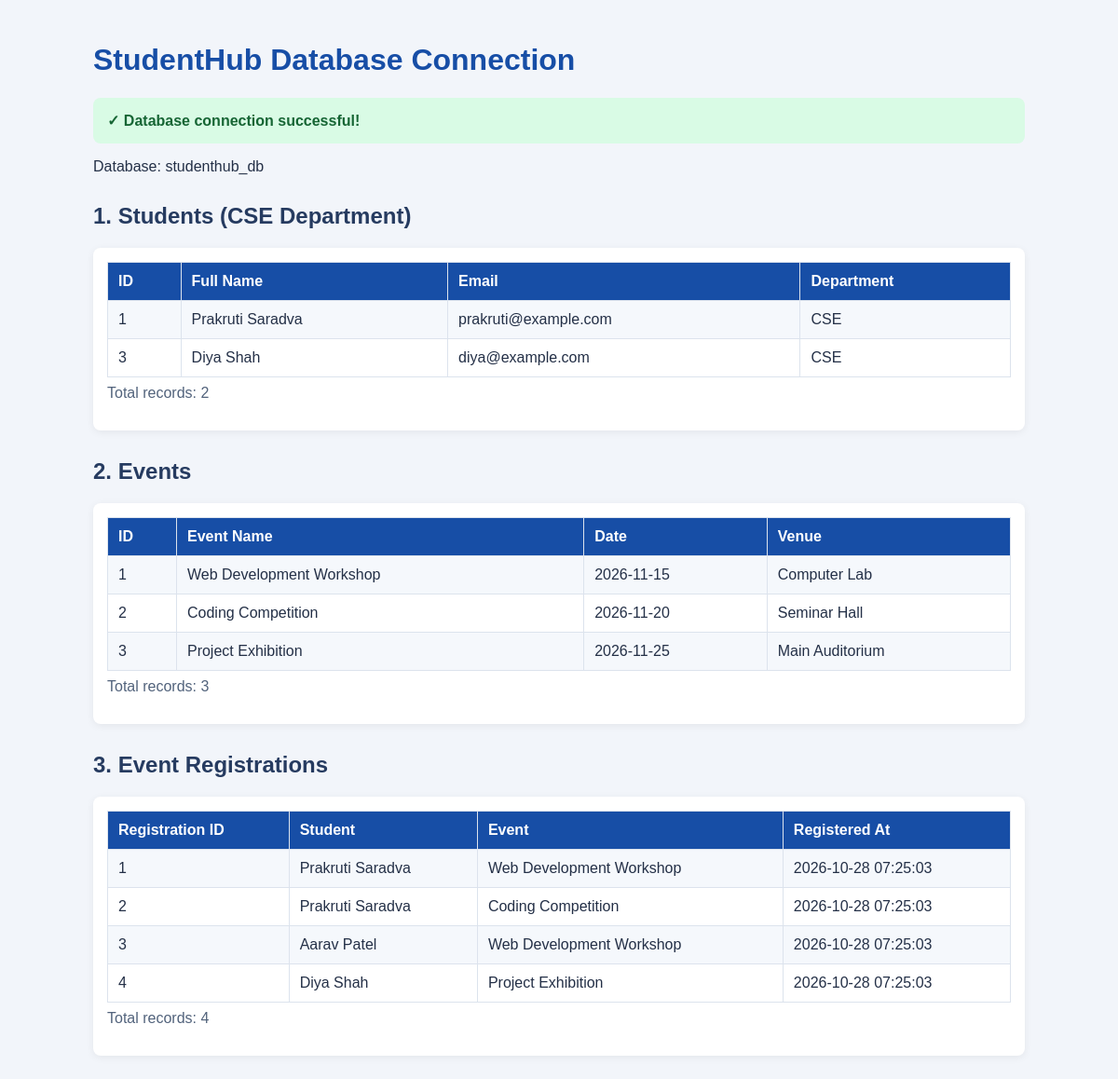
Screenshot of /practical-8/test_connection.php with the database file from the repository.
### tables this page shows
CREATE TABLE IF NOT EXISTS students (
    student_id INT AUTO_INCREMENT PRIMARY KEY,
    full_name VARCHAR(100) NOT NULL,
    email VARCHAR(150) NOT NULL UNIQUE,
    department VARCHAR(100) NOT NULL
);

CREATE TABLE IF NOT EXISTS events (
    event_id INT AUTO_INCREMENT PRIMARY KEY,
    event_name VARCHAR(150) NOT NULL,
    event_date DATE NOT NULL,
    venue VARCHAR(150) NOT NULL
);

CREATE TABLE IF NOT EXISTS registrations (
    registration_id INT AUTO_INCREMENT PRIMARY KEY,
    student_id INT NOT NULL,
    event_id INT NOT NULL,
    registered_at TIMESTAMP DEFAULT CURRENT_TIMESTAMP,

    CONSTRAINT fk_reg_student
        FOREIGN KEY (student_id)
        REFERENCES students(student_id)
        ON DELETE CASCADE,

    CONSTRAINT fk_reg_event
        FOREIGN KEY (event_id)
        REFERENCES events(event_id)
        ON DELETE CASCADE,

    CONSTRAINT uq_student_event
        UNIQUE (student_id, event_id)
);

### practical-8/test_connection.php (the view, shortened to what this page needs)
<?php
require_once __DIR__ . '/db.php';
try {
    $department = 'CSE';
    $studentStmt = $pdo->prepare(
        'SELECT student_id, full_name, email, department
         FROM students
         WHERE department = :department
         ORDER BY student_id'
    );
    $studentStmt->execute(['department' => $department]);
    $students = $studentStmt->fetchAll();
    $eventStmt = $pdo->prepare(
        'SELECT event_id, event_name, event_date, venue
         FROM events
         ORDER BY event_id'
    );
    $eventStmt->execute();
    $events = $eventStmt->fetchAll();
    $registrationStmt = $pdo->prepare(
        'SELECT r.registration_id, s.full_name, e.event_name,
                r.registered_at
         FROM registrations r
         INNER JOIN students s ON r.student_id = s.student_id
         INNER JOIN events e ON r.event_id = e.event_id
         ORDER BY r.registration_id'
    );
    $registrationStmt->execute();
    $registrations = $registrationStmt->fetchAll();
} catch (PDOException $e) {
    error_log($e->getMessage());
    http_response_code(500);
    exit('Unable to fetch database records. Check the server error log.');
}
function escapeHtml($value) {
    return htmlspecialchars((string)$value, ENT_QUOTES, 'UTF-8');
}
?>
<!DOCTYPE html>
<html lang="en">
<head>
</head>
<body>
<div class="container">
    <h1>StudentHub Database Connection</h1>
    <p class="success">
        ✓ Database connection successful!
    </p>
    <p>Database: studenthub_db</p>
    <h2>1. Students (CSE Department)</h2>
    <div class="table-box">
        <table>
            <tr>
                <th>ID</th>
                <th>Full Name</th>
                <th>Email</th>
                <th>Department</th>
            </tr>
            <?php foreach ($students as $student): ?>
                <tr>
                    <td><?= escapeHtml($student['student_id']) ?></td>
                    <td><?= escapeHtml($student['full_name']) ?></td>
                    <td><?= escapeHtml($student['email']) ?></td>
                    <td><?= escapeHtml($student['department']) ?></td>
                </tr>
            <?php endforeach; ?>
        </table>
        <p class="count">
            Total records: <?= count($students) ?>
        </p>
    </div>
    <h2>2. Events</h2>
    <div class="table-box">
        <table>
            <tr>
                <th>ID</th>
                <th>Event Name</th>
                <th>Date</th>
                <th>Venue</th>
            </tr>
            <?php foreach ($events as $event): ?>
                <tr>
                    <td><?= escapeHtml($event['event_id']) ?></td>
                    <td><?= escapeHtml($event['event_name']) ?></td>
                    <td><?= escapeHtml($event['event_date']) ?></td>
                    <td><?= escapeHtml($event['venue']) ?></td>
                </tr>
            <?php endforeach; ?>
        </table>
        <p class="count">
            Total records: <?= count($events) ?>
        </p>
    </div>
    <h2>3. Event Registrations</h2>
    <div class="table-box">
        <table>
            <tr>
                <th>Registration ID</th>
                <th>Student</th>
                <th>Event</th>
                <th>Registered At</th>
            </tr>
            <?php foreach ($registrations as $registration): ?>
                <tr>
                    <td><?= escapeHtml($registration['registration_id']) ?></td>
                    <td><?= escapeHtml($registration['full_name']) ?></td>
                    <td><?= escapeHtml($registration['event_name']) ?></td>
                    <td><?= escapeHtml($registration['registered_at']) ?></td>
                </tr>
            <?php endforeach; ?>
        </table>
        <p class="count">
            Total records: <?= count($registrations) ?>
        </p>
    </div>
</div>
</body>
</html>

### practical-8/test_connection.php (style rules this page uses)
body { font-family: Arial, sans-serif; background: #f2f5fa; margin: 0; padding: 25px; color: #243047; }
.container { max-width: 1000px; margin: auto; }
h1 { color: #174ea6; }
h2 { margin-top: 30px; color: #263b60; }
.success { background: #d9fbe5; color: #166534; padding: 15px; border-radius: 8px; font-weight: bold; }
.table-box { background: white; padding: 15px; margin-top: 12px; border-radius: 8px; overflow-x: auto; box-shadow: 0 2px 8px #00000010; }
table { border-collapse: collapse; width: 100%; }
th, td { padding: 11px; text-align: left; border: 1px solid #dce3ed; }
th { background: #174ea6; color: white; }
tr:nth-child(even) { background: #f5f8fc; }
.count { color: #52637c; margin-top: 8px; }

### rows the page displays
students: student_id "1", full_name "Prakruti Saradva", email "prakruti@example.com", department "CSE"
students: student_id "3", full_name "Diya Shah", email "diya@example.com", department "CSE"
events: event_id "1", event_name "Web Development Workshop", event_date "2026-11-15", venue "Computer Lab"
events: event_id "2", event_name "Coding Competition", event_date "2026-11-20", venue "Seminar Hall"
events: event_id "3", event_name "Project Exhibition", event_date "2026-11-25", venue "Main Auditorium"
registrations: registration_id "1", student.full_name "Prakruti Saradva", event.event_name "Web Development Workshop", registered_at "2026-10-28 07:25:03"
registrations: registration_id "2", student.full_name "Prakruti Saradva", event.event_name "Coding Competition", registered_at "2026-10-28 07:25:03"
registrations: registration_id "3", student.full_name "Aarav Patel", event.event_name "Web Development Workshop", registered_at "2026-10-28 07:25:03"
registrations: registration_id "4", student.full_name "Diya Shah", event.event_name "Project Exhibition", registered_at "2026-10-28 07:25:03"

### other values shown
count($students) "2"
count($events) "3"
count($registrations) "4"
